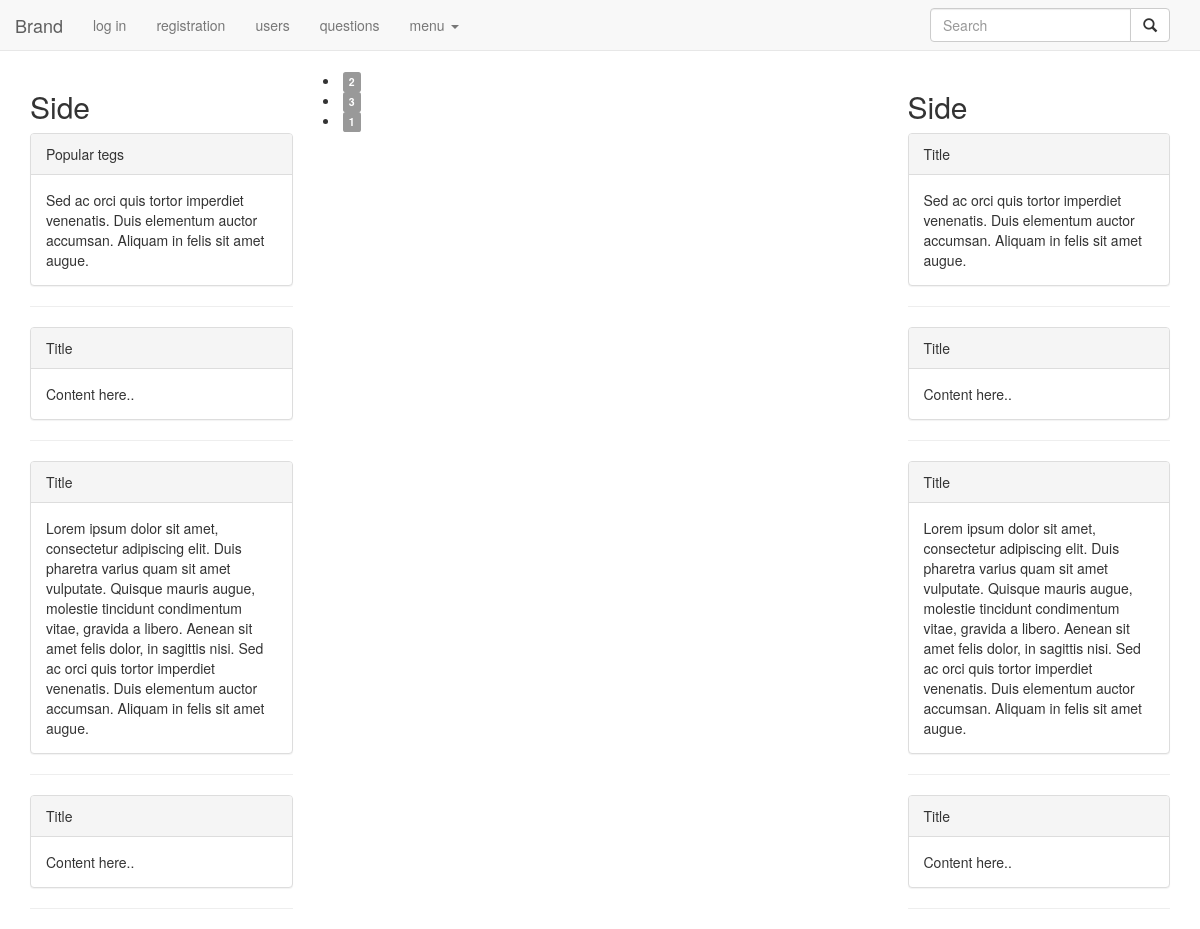
Page /populartags/ on the earlier database version.
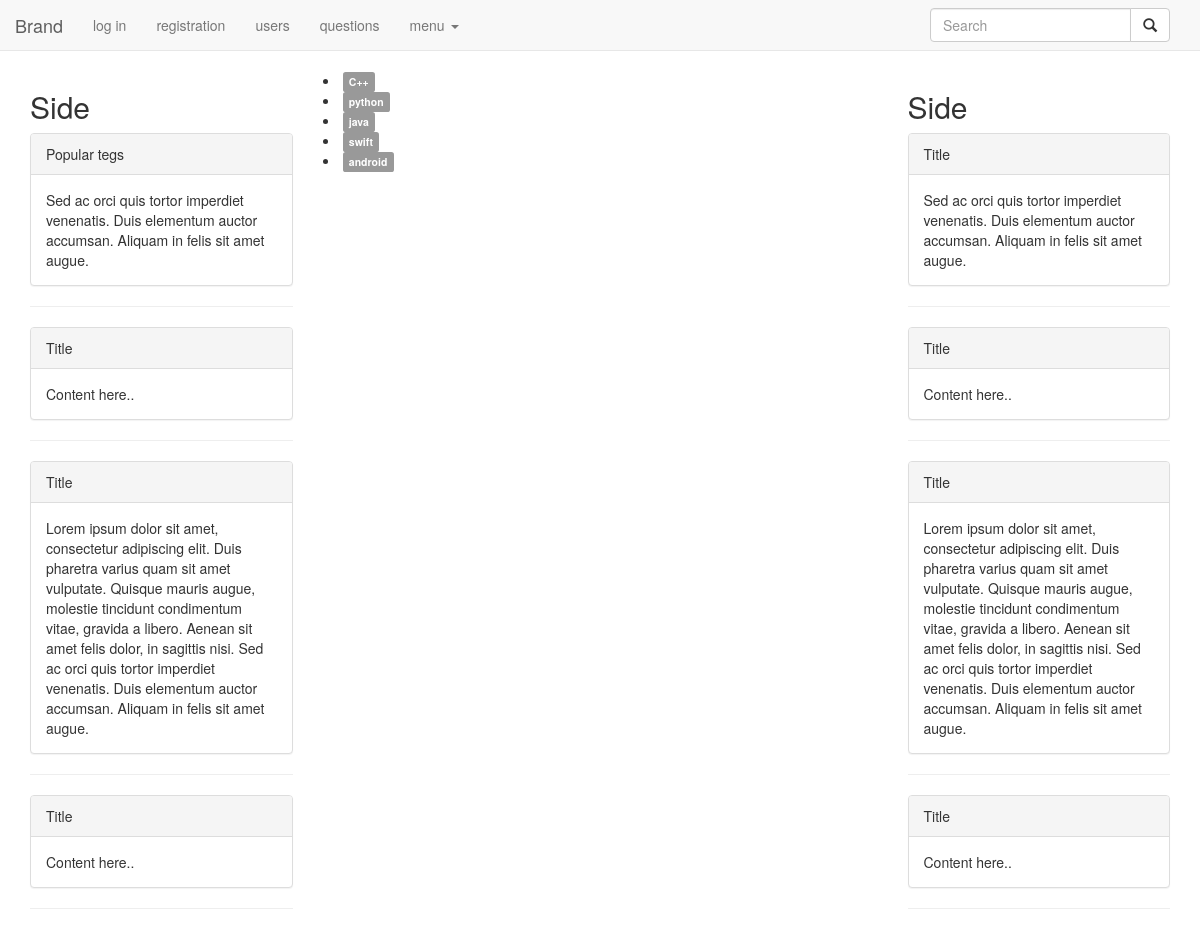
Same page on the later database version.
### question/models.py (models this page shows, shortened)
class Tag(models.Model):
    nameType = models.CharField(max_length=15)

### question/views.py (the view)
# urls.py: url(r'^populartags/$', popularTags, name='populartags'),
def popularTags(request):
    tags = Tag.objects.annotate(counts=Count('question')).order_by('-counts')[:5]
    return render(request, "popular_tags.html", {"tags" : tags } )

### templates/popular_tags.html
{% extends "base.html" %}
{% block content %}
                  {% for tag in tags %}
                  <li>
                   <a href="/questions/?sort={{ tag.nameType  }}"> <span class="label label-default"> {{ tag.nameType }}</a></span>
                  </li>
              {%  endfor %}
{% endblock %}

### templates/base.html (shortened to what this page needs)
<!DOCTYPE html>
<html lang="en">
	<head>
		<link href="/static/css/bootstrap.min.css" rel="stylesheet">
		<link href="/static/css/styles.css" rel="stylesheet">
	</head>
	<body>
<nav class="navbar navbar-default navbar-fixed-top" role="navigation">
	<div class="navbar-header">
        <a class="navbar-brand" rel="home" href="#">Brand</a>
	</div>
	<div class="collapse navbar-collapse">
		<ul class="nav navbar-nav">
			<li>
                {% if user.is_authenticated %}
                    <li><a href="{% url 'user' request.user.id %}">{{request.user.username}}</a></li>
                    <li><a href="{% url 'logout' %}">log out</a></li>
                {%else%}
                <li><a href="{% url 'login' %}">log in</a></li>
                <li><a href="{% url 'registration' %}">registration</a></li>
            {%endif%}
            </li>
			<li><a href="{% url 'users-list' %}">users</a></li>
			<li><a href="{% url 'question-list' %}">questions</a></li>
			<li class="dropdown">
              <a href="#" class="dropdown-toggle" data-toggle="dropdown">menu <b class="caret"></b></a>
            </li>
		</ul>
		<div class="col-sm-3 col-md-3 pull-right">
          <form class="navbar-form" role="search">
            <div class="input-group">
                <input type="text" class="form-control" placeholder="Search" name="srch-term" id="srch-term">
                <div class="input-group-btn">
                    <button class="btn btn-default" type="submit"><i class="glyphicon glyphicon-search"></i></button>
                </div>
            </div>
          </form>
		</div>
	</div>
</nav>
<div class="container-fluid">
  <div class="col-sm-3">
        <h2>Side</h2>
    	<div class="panel panel-default">
         	<div class="panel-heading">Popular tegs</div>
         	<div class="panel-body">Sed ac orci quis tortor imperdiet venenatis. Duis elementum auctor accumsan.
            Aliquam in felis sit amet augue.</div>
        </div>
        <hr>
        <div class="panel panel-default">
         	<div class="panel-heading">Title</div>
         	<div class="panel-body">Content here..</div>
        </div>
        <hr>
        <div class="panel panel-default">
         	<div class="panel-heading">Title</div>
         	<div class="panel-body">Lorem ipsum dolor sit amet, consectetur adipiscing elit. Duis pharetra varius quam sit amet vulputate.
            Quisque mauris augue, molestie tincidunt condimentum vitae, gravida a libero. Aenean sit amet felis
            dolor, in sagittis nisi. Sed ac orci quis tortor imperdiet venenatis. Duis elementum auctor accumsan.
            Aliquam in felis sit amet augue.</div>
        </div>
        <hr>
        <div class="panel panel-default">
         	<div class="panel-heading">Title</div>
         	<div class="panel-body">Content here..</div>
        </div>
        <hr>
  </div>
    <div class="col-sm-6">
        {%  block content %}
        {%  endblock %}
    </div>
  <div class="col-sm-3">
        <h2>Side</h2>
    	<div class="panel panel-default">
         	<div class="panel-heading">Title</div>
         	<div class="panel-body">Sed ac orci quis tortor imperdiet venenatis. Duis elementum auctor accumsan.
            Aliquam in felis sit amet augue.</div>
        </div>
        <hr>
        <div class="panel panel-default">
         	<div class="panel-heading">Title</div>
         	<div class="panel-body">Content here..</div>
        </div>
        <hr>
        <div class="panel panel-default">
         	<div class="panel-heading">Title</div>
         	<div class="panel-body">Lorem ipsum dolor sit amet, consectetur adipiscing elit. Duis pharetra varius quam sit amet vulputate.
            Quisque mauris augue, molestie tincidunt condimentum vitae, gravida a libero. Aenean sit amet felis
            dolor, in sagittis nisi. Sed ac orci quis tortor imperdiet venenatis. Duis elementum auctor accumsan.
            Aliquam in felis sit amet augue.</div>
        </div>
        <hr>
        <div class="panel panel-default">
         	<div class="panel-heading">Title</div>
         	<div class="panel-body">Content here..</div>
        </div>
        <hr>
  </div>
</div>
	</body>
</html>

### static/css/styles.css (style rules this page uses)
body { padding-top: 70px; }

Differences in the rows shown:
changed Tag (number 1 of 5 on the later page): nameType "1" → "C++"; moves up the list
changed Tag: nameType "2" → "python"
changed Tag: nameType "3" → "java"
added Tag: nameType "swift"
added Tag: nameType "android"
